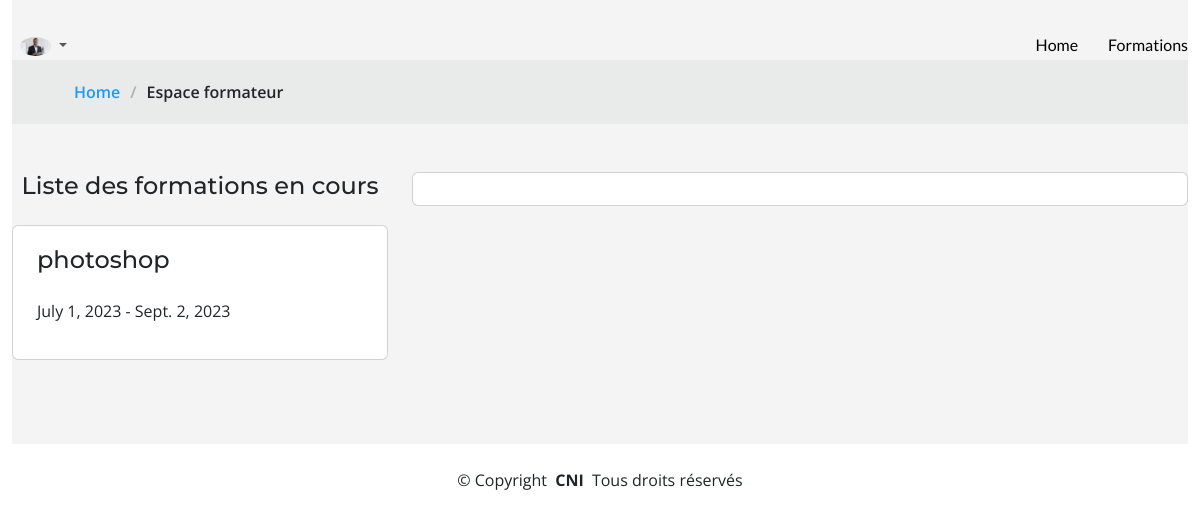
Before: /espaceformateur (signed in) with the older database file.
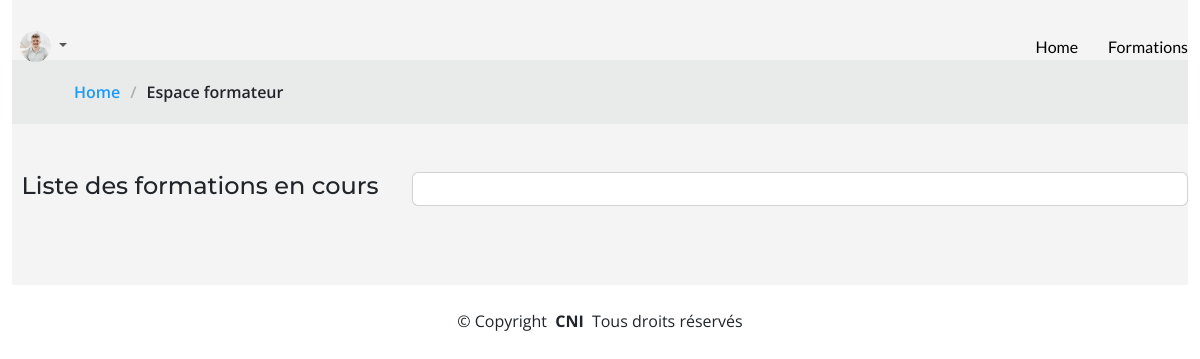
After: the same page with the newer database file.
### user/models.py (models this page shows, shortened)
class Profile(AbstractBaseUser, PermissionsMixin):
    email = models.EmailField(unique=True)
    first_name = models.CharField(max_length=30)
    last_name = models.CharField(max_length=30)
    cin_regex = RegexValidator(regex=r'^\d{8}$', message="CIN must be an 8-digit number.")
    cin = models.CharField(validators=[cin_regex], max_length=8)  # 8-digit number
    organisme = models.CharField(max_length=255)  # String field for organisme
    role = models.CharField(max_length=255)  # String field for role
    is_active = models.BooleanField(default=True)
    is_staff = models.BooleanField(default=False)
    img = models.ImageField(default='def.png',null=True,blank=True) # Image field for profile image
    objects = CustomUserManager()
    USERNAME_FIELD = 'email'
    REQUIRED_FIELDS = ['first_name', 'last_name', 'cin', 'organisme', 'role']

### formation/models.py (models this page shows)
class formation(models.Model):
    qr = models.TextField()
    titre = models.TextField()
    nbp = models.IntegerField()
    prx = models.FloatField()
    date_deb = models.DateField()
    date_fin = models.DateField()
    formateur = models.ForeignKey(Profile, null=True, on_delete=models.CASCADE, related_name='formations')
    participants = models.JSONField(default=dict)
    evaluation = models.JSONField(default=dict)

### gestionFormation/views.py (the view)
# urls.py: path("espaceformateur", views.cal, name="calendar"),
@user_passes_test(is_formateur)
@custom_login_required
def cal(request):
    today = date.today()
    user = request.user
    formations_list = formation.objects.all()
    matching_formations = []
    form_enc = []
    for form in formations_list:
        if form.formateur == user:
            matching_formations.append(form)
            if form.date_deb <= today <= form.date_fin:
                form_enc.append(form)
    context = {
        "events":matching_formations,
        "enc" : form_enc,
    }
    return render(request,'front/calendrier.html',context)

### gestionFormation/views.py (called while the page is built)
def is_formateur(user):
    return user.is_authenticated and user.role == "Formateur"

### templates/front/calendrier.html (shortened to what this page needs)
{% extends 'baseclient.html' %}
{% load static %}
{% block content %}
<link rel="stylesheet" href="https://cdnjs.cloudflare.com/ajax/libs/fullcalendar/3.9.0/fullcalendar.css" />
<header id="header" class="header fixed-top d-flex align-items-center">
    <div class="container-fluid d-flex align-items-center justify-content-between">
      <nav id="navmenu" class="navmenu">
        <ul>
          <li><a href="{% url 'acc' %}"  style="color: #000000;">Home</a></li>
          <li><a href="{% url 'nosformations' %}">Formations</b></a></li>
        </ul>
      </nav>
      {% if user.is_authenticated %}
      <header class="topbar" data-navbarbg="skin6">
        <nav class="navbar top-navbar navbar-expand-md navbar-light">
            <div class="navbar-collapse collapse navbar-transparent" id="navbarSupportedContent" data-navbarbg="skin5">
              <ul class="navbar-nav float-end">
                  <li class="nav-item dropdown">
                      <a class="nav-link dropdown-toggle text-muted waves-effect waves-dark pro-pic" href="#" id="navbarDropdown" role="button" data-bs-toggle="dropdown" aria-expanded="false">
                          <img src="{{user.img.url}}" alt="user" class="rounded-circle" width="31">
                      </a>
                  </li>
              </ul>
          </div>
        </nav>
    </header>
      {% else %}
      <a  href="{% url 'admin_login' %}" class="btn-getstarted" >Se connecter</a>
      {% endif %}
    </div>
  </header>
  <div class="container-fluid">
    <section id="team" class="team">
        <div data-aos="fade" class="page-title">
            <nav class="breadcrumbs">
              <div class="container">
                <ol>
                  <li><a href="index.html">Home</a></li>
                  <li class="current">Espace formateur</li>
                </ol>
              </div>
            </nav>
          </div>
          <link href="{% static 'assets3/css/main.css'%}" rel="stylesheet">
          <div class="row">
              <div class="col-lg-4 col-xlg-3 col-md-5">
                  <br>
              <br>
              <h4 class="card-subtitle" align="center">Liste des formations en cours</h4>
              <br>
                        {% for u in enc %}
                        <div class="card">
                            <div class="card-body">
                        <a class="list-group-item list-group-item-action d-flex justify-content-between participant-item2" href="#list-item-1" name={{u.id}}>
                            <div class="d-flex px-2 py-1">
                                <div class="d-flex flex-column justify-content-center">
                                    <h4 class="mb-0 text-sm">{{ u.titre }}</h4>
                                    <br>
                                    <p class="post-date">
                                        <span class="widget-49-meeting-time">{{u.date_deb}} - {{u.date_fin}}</span>
                                      </p>
                                </div>
                            </div>
                        </a>
                    </div>
                </div>
                <br>
                        {% endfor %}
              </div>
              <div class="col-lg-8 col-xlg-9 col-md-7">
                  <br>
              <br>
                  <div class="card">
                      <div class="card-body">
                      </div>
                  </div>
              </div>
          </div>
</div>
<div class="container copyright text-center mt-4">
    <p>&copy; <span>Copyright</span> <strong class="px-1">CNI</strong> <span>Tous droits réservés</span></p>
  </div>
{% endblock %}

Changed rows visible on the page:
removed formation: titre "photoshop", date_deb "July 1, 2023", date_fin "Sept. 2, 2023"
changed Profile: img: a different picture
